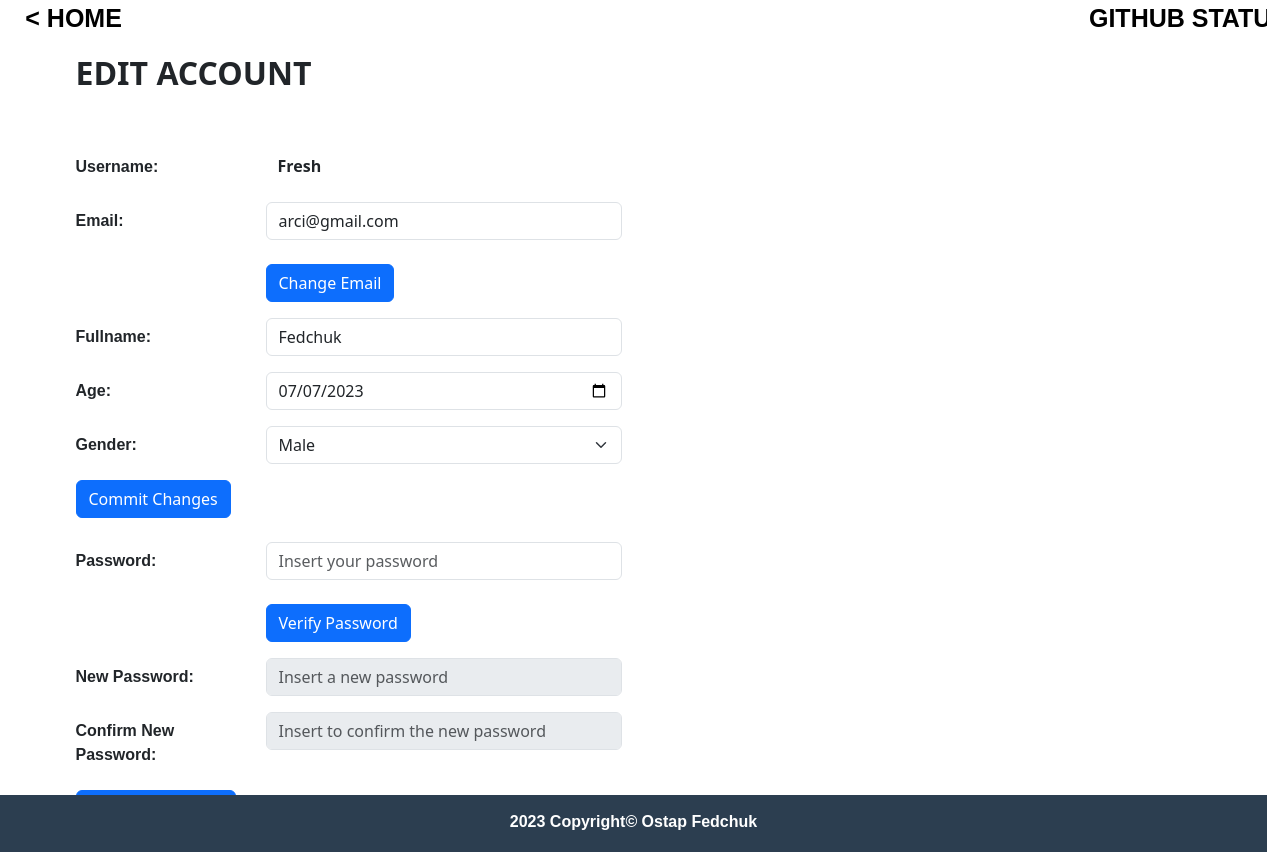
The app's page /info (signed in), older data.
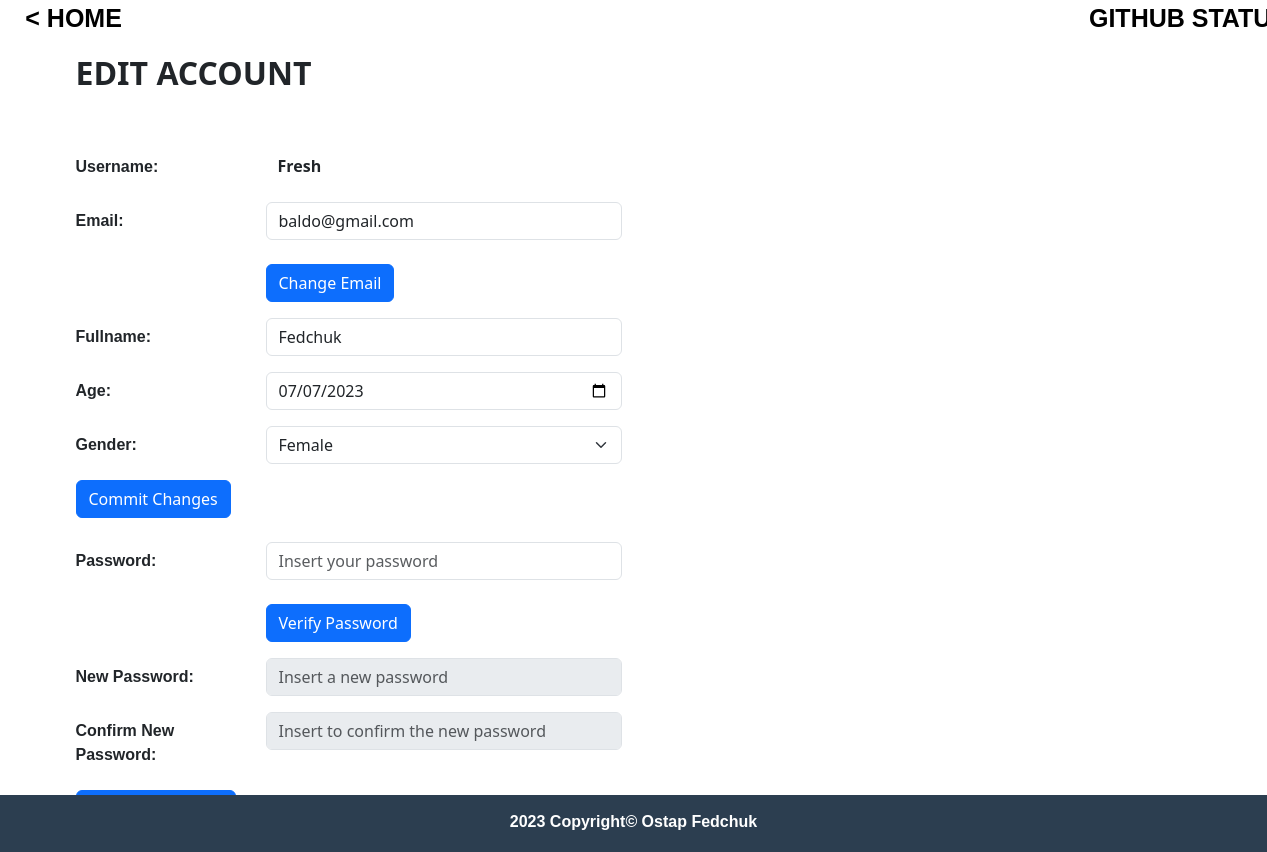
The same page, newer data.
### tables this page shows
CREATE TABLE users (
        username TEXT NOT NULL,
        email TEXT NOT NULL,
        fullname TEXT NOT NULL,
        age TEXT NOT NULL,
        gender TEXT NOT NULL,
        password TEXT NOT NULL,
        PRIMARY KEY(username, email)
);

### main.py (the view, shortened to what this page needs)
@app.route('/info', methods=['GET', 'POST'])
def info():
    checkpwd = False # errore nel caso in cui le password corrispondano, si sbloccano altri due form
    error_match1 = False #error se non corrisponde la password del Db con quella inserita dall'utente
    error_match = False #errore se non metchano la NewPassword e ConfirmNewPassword
    requirements = False #nel caso in cui non vengano rispettati i requisiti minimi
    success = False #serve nel caso in cui le modifiche avvengono col successo
    success_email = False
    if 'username' in session:
        if session['logged_in'] == True and session['username']:
            row = retrieve_all(session['username']) #passo il username presente nella sessione e recupero tutti i dati dell'utente dal DB
            return render_template('info.html', global_username=row[0][0], global_email=row[0][1], global_fullname=row[0][2], global_age=row[0][3], global_gender=row[0][4], global_checkpwd= checkpwd)
    else:
        username = "Guest"
        requirements = True
        return render_template('index.html', requirements=requirements, global_username=username)

### functions.py (called while the page is built)
def retrieve_all(username):
    conn = sqlite3.connect('database.db')
    cur = conn.cursor()
    cur.execute("SELECT * FROM users WHERE username = ?", (username,))
    result = cur.fetchall()
    return result

### templates/info.html (shortened to what this page needs)
<!DOCTYPE html>
<html lang="en">
<head>
    <link rel="stylesheet" href="static/css/infostyle.css">
    <link href="https://cdn.jsdelivr.net/npm/bootstrap@5.3.0/dist/css/bootstrap.min.css" rel="stylesheet">
</head>
<body>
    {% block content %}
    <header>
        <a class="home-header" href="{{ url_for('index') }}">< HOME</a>
        <a class="github-header" href="{{ url_for('gitstatus') }}">GITHUB STATUS ></a>
    </header>
    <div class="container py-4">
       <div class="contact">
            <h2><b>EDIT ACCOUNT</b></h2>
       </div>
        <form id="contactForm" method="POST" action="{{ url_for('info') }}" class="form-horizontal">
            <div class="row mb-3">
                <label for="FormUsername" class="col-sm-2 col-form-label">Username:</label>
                <div class="col-sm-4">
                  <input type="text" class="form-control" id="FormUsername" name="FormUsername"  value="{{ global_username }}" disabled>
                </div>
              </div>
            <div class="row mb-3">
              <label for="FormEmail" class="col-sm-2 col-form-label">Email: <nobr></nobr></label>
              <div class="col-sm-4">
                <input type="email" class="form-control" id="FormEmail" name="FormEmail" value="{{ global_email }}">
                <br>
                <button type="submit" class="btn btn-primary" name="action" value="first-one" id="verify-pass">Change Email</button>
              </div>
            </div>
            <div class="row mb-3">
                <label for="fullname" class="col-sm-2 col-form-label">Fullname: <nobr></nobr></label>
                <div class="col-sm-4">
                  <input type="text" class="form-control" id="fullname" name="fullname"  value="{{ global_fullname }}">
                </div>
              </div>
            <div class="row mb-3">
                <label for="age" class="col-sm-2 col-form-label">Age: <nobr></nobr></label>
                <div class="col-sm-4">
                  <input type="date" class="form-control" id="age" name="age"  value="{{ global_age }}">
                </div>
              </div>
            <div class="row mb-3">
                <label for="gender" class="col-sm-2 col-form-label">Gender: <nobr></nobr></label>
                <div class="col-sm-4">
                    <select class="form-select" aria-label="Default select example" name="gender" value="{{ global_gender }}">
                        <option value="Male" {% if global_gender == 'Male' %} selected {% endif %}>Male</option>
                        <option value="Female" {% if global_gender == 'Female' %} selected {% endif %}>Female</option>
                    </select>
                </div>
              </div>
              <button type="submit" class="btn btn-primary" name="action" value="one">Commit Changes</button>
              <br><br>
            <div class="row mb-3">
                <label for="YourPassword" class="col-sm-2 col-form-label">Password: <nobr></nobr></label>
                <div class="col-sm-4">
                  <input type="password" class="form-control" id="YourPassword" name="YourPassword" placeholder="Insert your password" {% if global_checkpwd == True %} disabled {% endif %}>
                  <br>
                  <button type="submit" class="btn btn-primary" name="action" value="two" id="verify-pass">Verify Password</button>
                </div>
              </div>
            <div class="row mb-3">
                <label for="NewPassword" class="col-sm-2 col-form-label">New Password:</label>
                <div class="col-sm-4">
                  <input type="password" class="form-control" id="NewPassword" name="NewPassword" placeholder="Insert a new password" value="" {% if global_checkpwd == False %} disabled {% endif %}>
                </div>
              </div>
            <div class="row mb-3">
                <label for="ConfirmNewPassword" class="col-sm-2 col-form-label">Confirm New Password:</label>
                <div class="col-sm-4">
                  <input type="password" class="form-control" id="ConfirmNewPassword" name="ConfirmNewPassword" placeholder="Insert to confirm the new password" value="" {% if global_checkpwd == False %} disabled {% endif %}>
                </div>
              </div>
              <button type="submit" class="btn btn-primary" name="action" value="three">Change Password</button>
        </form>
    </div>
    <footer>
        <p style="text-align: center; font-family: Arial, Helvetica, sans-serif;"><b>2023 Copyright© Ostap Fedchuk</b></p>
    </footer>
    {% endblock %}
</body>
</html>

### static/css/infostyle.css (style rules this page uses)
body { margin: 0; padding: 0; background-color: #ecf0f1; }
label { font-family: Arial, Helvetica, sans-serif; font-weight: bold; display: inline; }
header .home-header { position: relative; font-size: 25px; left: 2%; font-weight: bold; font-family: Arial, Helvetica, sans-serif; }
header .github-header { position: relative; left: 78%; font-size: 25px; font-weight: bold; font-family: Arial, Helvetica, sans-serif; }
header a { color: black; text-decoration: none; }
.container { position: relative; margin-top: 10%; }
.contact { position: relative; margin-bottom: 5%; margin-top: -12%; }
#contactForm { margin-top: 0%; }
#FormUsername:disabled { font-weight: bold; background-color: white; border: none; }
footer { border: 2px solid #2c3e50; background-color: #2c3e50; color: white; position: fixed; bottom: 0; width: 100%; left: 0; text-align: center; padding-top: 1%; }

Row changes from the older to the newer data that the page shows:
changed users "Fresh": FormEmail "arci@gmail.com" → "baldo@gmail.com"; gender "Male" → "Female"
